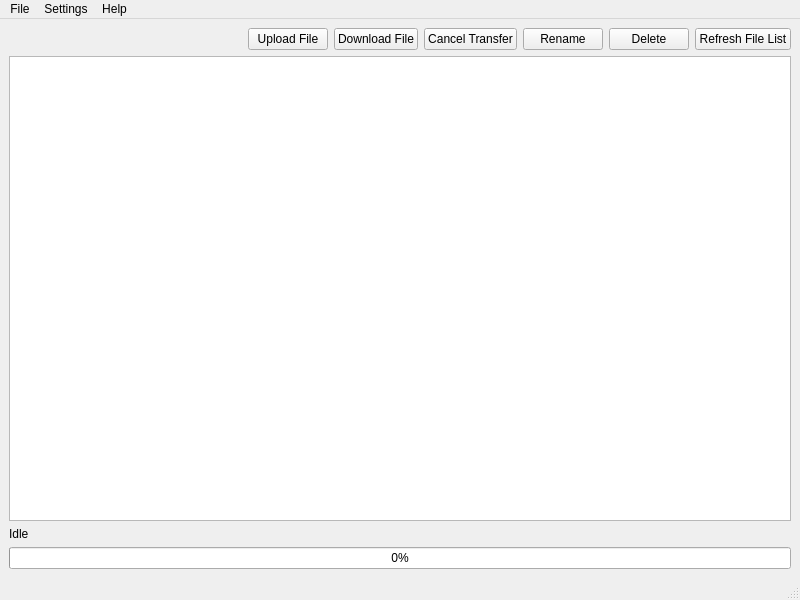
<?xml version="1.0" encoding="UTF-8"?>
<ui version="4.0">
 <class>mainWindow</class>
 <widget class="QMainWindow" name="mainWindow">
  <property name="geometry">
   <rect>
    <x>0</x>
    <y>0</y>
    <width>800</width>
    <height>600</height>
   </rect>
  </property>
  <property name="windowTitle">
   <string>Dsgui</string>
  </property>
  <widget class="QWidget" name="centralwidget">
   <layout class="QVBoxLayout" name="verticalLayout">
    <item>
     <layout class="QHBoxLayout" name="horizontalLayout_2">
      <property name="topMargin">
       <number>0</number>
      </property>
      <item>
       <spacer name="horizontalSpacer">
        <property name="orientation">
         <enum>Qt::Horizontal</enum>
        </property>
        <property name="sizeHint" stdset="0">
         <size>
          <width>40</width>
          <height>20</height>
         </size>
        </property>
       </spacer>
      </item>
      <item>
       <widget class="QPushButton" name="uploadButton">
        <property name="text">
         <string>Upload File</string>
        </property>
       </widget>
      </item>
      <item>
       <widget class="QPushButton" name="downloadButton">
        <property name="text">
         <string>Download File</string>
        </property>
       </widget>
      </item>
      <item>
       <widget class="QPushButton" name="cancelButton">
        <property name="text">
         <string>Cancel Transfer</string>
        </property>
       </widget>
      </item>
      <item>
       <widget class="QPushButton" name="renameButton">
        <property name="text">
         <string>Rename</string>
        </property>
       </widget>
      </item>
      <item>
       <widget class="QPushButton" name="deleteButton">
        <property name="text">
         <string>Delete</string>
        </property>
       </widget>
      </item>
      <item>
       <widget class="QPushButton" name="refreshButton">
        <property name="text">
         <string>Refresh File List</string>
        </property>
       </widget>
      </item>
     </layout>
    </item>
    <item>
     <widget class="QTableView" name="tableView">
      <property name="sortingEnabled">
       <bool>true</bool>
      </property>
      <attribute name="verticalHeaderDefaultSectionSize">
       <number>23</number>
      </attribute>
     </widget>
    </item>
    <item>
     <widget class="QLabel" name="filenameLabel">
      <property name="text">
       <string>Idle</string>
      </property>
     </widget>
    </item>
    <item>
     <layout class="QHBoxLayout" name="horizontalLayout">
      <item>
       <widget class="QProgressBar" name="progressBar">
        <property name="value">
         <number>0</number>
        </property>
       </widget>
      </item>
     </layout>
    </item>
   </layout>
  </widget>
  <widget class="QMenuBar" name="menubar">
   <property name="geometry">
    <rect>
     <x>0</x>
     <y>0</y>
     <width>800</width>
     <height>21</height>
    </rect>
   </property>
   <widget class="QMenu" name="menuFile">
    <property name="title">
     <string>File</string>
    </property>
    <addaction name="actionQuit"/>
   </widget>
   <widget class="QMenu" name="menuAbout">
    <property name="title">
     <string>Help</string>
    </property>
    <addaction name="actionWebsite"/>
    <addaction name="actionAbout"/>
   </widget>
   <widget class="QMenu" name="menuSettings">
    <property name="title">
     <string>Settings</string>
    </property>
    <addaction name="actionConfiguration"/>
   </widget>
   <addaction name="menuFile"/>
   <addaction name="menuSettings"/>
   <addaction name="menuAbout"/>
  </widget>
  <widget class="QStatusBar" name="statusbar"/>
  <action name="actionQuit">
   <property name="text">
    <string>Quit</string>
   </property>
  </action>
  <action name="actionWebsite">
   <property name="text">
    <string>Website</string>
   </property>
  </action>
  <action name="actionAbout">
   <property name="text">
    <string>About</string>
   </property>
  </action>
  <action name="actionConfiguration">
   <property name="text">
    <string>Configuration</string>
   </property>
  </action>
 </widget>
 <resources/>
 <connections/>
</ui>
